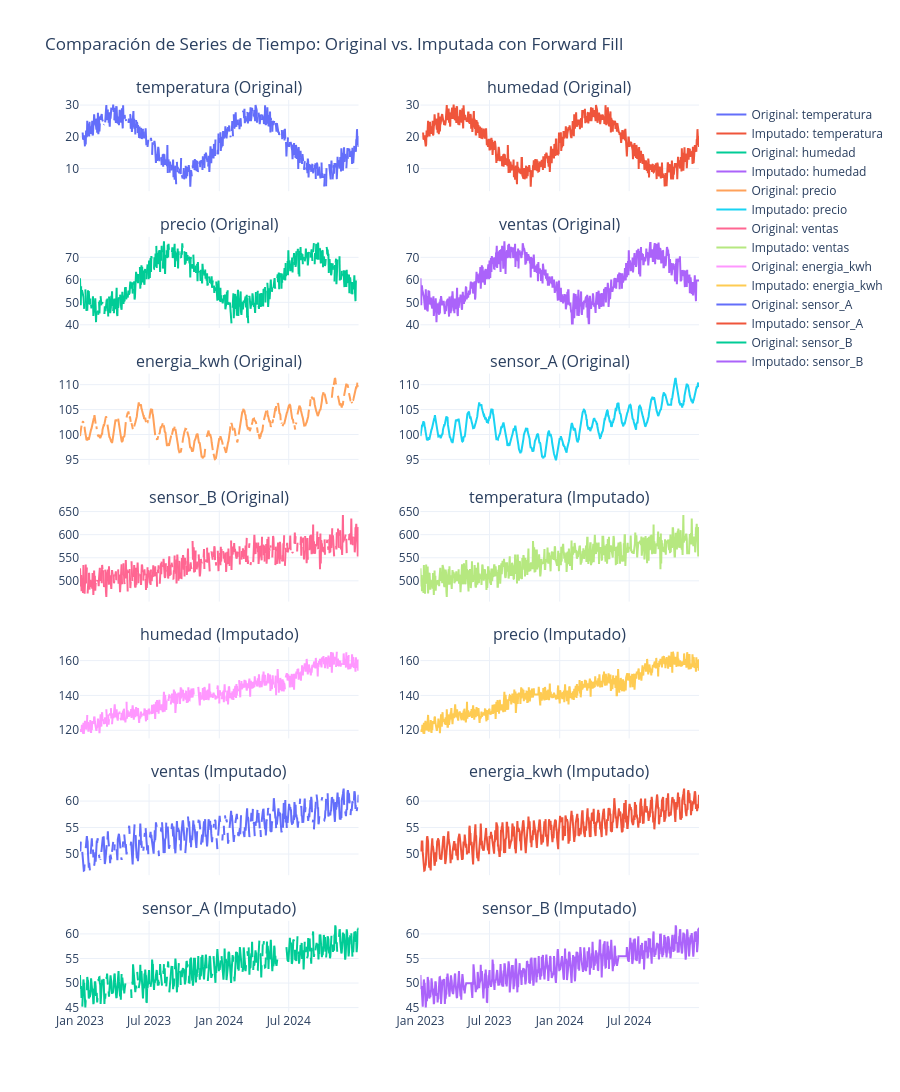

Notebook source saved alongside this figure:
### Markdown cell above
Una vez aplicada la imputación, es crucial visualizar comparativamente los datos originales con los imputados para evaluar visualmente la calidad del método. El siguiente código genera una matriz de subgráficos que permite comparar cada variable antes y después del proceso de imputación.

### Code cell
fig = make_subplots(rows=len(variables_a_imputar), cols=2,
                    subplot_titles=[f'{var} (Original)' for var in variables_a_imputar] +
                                   [f'{var} (Imputado)' for var in variables_a_imputar],
                    horizontal_spacing=0.1, vertical_spacing=0.05,
                    shared_xaxes=True)

for i, var in enumerate(variables_a_imputar):

    fig.add_trace(go.Scatter(x=df.index, y=df[var], mode='lines', name=f'Original: {var}'),
                  row=i+1, col=1)

    fig.add_trace(go.Scatter(x=df_imputado.index, y=df_imputado[var], mode='lines', name=f'Imputado: {var}'),
                  row=i+1, col=2)

fig.update_layout(height=400 * len(variables_a_imputar), showlegend=True,
                  title_text="Comparación de Series de Tiempo: Original vs. Imputada con Forward Fill",
                  template='plotly_white')

fig.show()

### Figure 1 — Plotly figure (JSON) as saved in the notebook; plotly's stock layout.template omitted (floating-point values rounded to 4 significant figures; data arrays with more than 128 entries replaced by an {"elided": "..."} marker saying what was removed)
{"data": [{"mode": "lines", "name": "Original: temperatura", "type": "scatter", "x": {"elided": "731 str values"}, "xaxis": "x", "y": {"elided": "731 float values"}, "yaxis": "y"}, {"mode": "lines", "name": "Imputado: temperatura", "type": "scatter", "x": {"elided": "731 str values"}, "xaxis": "x2", "y": {"elided": "731 float values"}, "yaxis": "y2"}, {"mode": "lines", "name": "Original: humedad", "type": "scatter", "x": {"elided": "731 str values"}, "xaxis": "x3", "y": {"elided": "731 float values"}, "yaxis": "y3"}, {"mode": "lines", "name": "Imputado: humedad", "type": "scatter", "x": {"elided": "731 str values"}, "xaxis": "x4", "y": {"elided": "731 float values"}, "yaxis": "y4"}, {"mode": "lines", "name": "Original: precio", "type": "scatter", "x": {"elided": "731 str values"}, "xaxis": "x5", "y": {"elided": "731 float values"}, "yaxis": "y5"}, {"mode": "lines", "name": "Imputado: precio", "type": "scatter", "x": {"elided": "731 str values"}, "xaxis": "x6", "y": {"elided": "731 float values"}, "yaxis": "y6"}, {"mode": "lines", "name": "Original: ventas", "type": "scatter", "x": {"elided": "731 str values"}, "xaxis": "x7", "y": {"elided": "731 float values"}, "yaxis": "y7"}, {"mode": "lines", "name": "Imputado: ventas", "type": "scatter", "x": {"elided": "731 str values"}, "xaxis": "x8", "y": {"elided": "731 float values"}, "yaxis": "y8"}, {"mode": "lines", "name": "Original: energia_kwh", "type": "scatter", "x": {"elided": "731 str values"}, "xaxis": "x9", "y": {"elided": "731 float values"}, "yaxis": "y9"}, {"mode": "lines", "name": "Imputado: energia_kwh", "type": "scatter", "x": {"elided": "731 str values"}, "xaxis": "x10", "y": {"elided": "731 float values"}, "yaxis": "y10"}, {"mode": "lines", "name": "Original: sensor_A", "type": "scatter", "x": {"elided": "731 str values"}, "xaxis": "x11", "y": {"elided": "731 float values"}, "yaxis": "y11"}, {"mode": "lines", "name": "Imputado: sensor_A", "type": "scatter", "x": {"elided": "731 str values"}, "xaxis": "x12", "y": {"elided": "731 float values"}, "yaxis": "y12"}, {"mode": "lines", "name": "Original: sensor_B", "type": "scatter", "x": {"elided": "731 str values"}, "xaxis": "x13", "y": {"elided": "731 float values"}, "yaxis": "y13"}, {"mode": "lines", "name": "Imputado: sensor_B", "type": "scatter", "x": {"elided": "731 str values"}, "xaxis": "x14", "y": {"elided": "731 float values"}, "yaxis": "y14"}], "layout": {"annotations": [{"font": {"size": 16}, "showarrow": false, "text": "temperatura (Original)", "x": 0.225, "xanchor": "center", "xref": "paper", "y": 1, "yanchor": "bottom", "yref": "paper"}, {"font": {"size": 16}, "showarrow": false, "text": "humedad (Original)", "x": 0.775, "xanchor": "center", "xref": "paper", "y": 1, "yanchor": "bottom", "yref": "paper"}, {"font": {"size": 16}, "showarrow": false, "text": "precio (Original)", "x": 0.225, "xanchor": "center", "xref": "paper", "y": 0.85, "yanchor": "bottom", "yref": "paper"}, {"font": {"size": 16}, "showarrow": false, "text": "ventas (Original)", "x": 0.775, "xanchor": "center", "xref": "paper", "y": 0.85, "yanchor": "bottom", "yref": "paper"}, {"font": {"size": 16}, "showarrow": false, "text": "energia_kwh (Original)", "x": 0.225, "xanchor": "center", "xref": "paper", "y": 0.7, "yanchor": "bottom", "yref": "paper"}, {"font": {"size": 16}, "showarrow": false, "text": "sensor_A (Original)", "x": 0.775, "xanchor": "center", "xref": "paper", "y": 0.7, "yanchor": "bottom", "yref": "paper"}, {"font": {"size": 16}, "showarrow": false, "text": "sensor_B (Original)", "x": 0.225, "xanchor": "center", "xref": "paper", "y": 0.55, "yanchor": "bottom", "yref": "paper"}, {"font": {"size": 16}, "showarrow": false, "text": "temperatura (Imputado)", "x": 0.775, "xanchor": "center", "xref": "paper", "y": 0.55, "yanchor": "bottom", "yref": "paper"}, {"font": {"size": 16}, "showarrow": false, "text": "humedad (Imputado)", "x": 0.225, "xanchor": "center", "xref": "paper", "y": 0.4, "yanchor": "bottom", "yref": "paper"}, {"font": {"size": 16}, "showarrow": false, "text": "precio (Imputado)", "x": 0.775, "xanchor": "center", "xref": "paper", "y": 0.4, "yanchor": "bottom", "yref": "paper"}, {"font": {"size": 16}, "showarrow": false, "text": "ventas (Imputado)", "x": 0.225, "xanchor": "center", "xref": "paper", "y": 0.25, "yanchor": "bottom", "yref": "paper"}, {"font": {"size": 16}, "showarrow": false, "text": "energia_kwh (Imputado)", "x": 0.775, "xanchor": "center", "xref": "paper", "y": 0.25, "yanchor": "bottom", "yref": "paper"}, {"font": {"size": 16}, "showarrow": false, "text": "sensor_A (Imputado)", "x": 0.225, "xanchor": "center", "xref": "paper", "y": 0.1, "yanchor": "bottom", "yref": "paper"}, {"font": {"size": 16}, "showarrow": false, "text": "sensor_B (Imputado)", "x": 0.775, "xanchor": "center", "xref": "paper", "y": 0.1, "yanchor": "bottom", "yref": "paper"}], "height": 2800, "showlegend": true, "title": {"text": "Comparación de Series de Tiempo: Original vs. Imputada con Forward Fill"}, "xaxis": {"anchor": "y", "domain": [0, 0.45], "matches": "x13", "showticklabels": false}, "xaxis10": {"anchor": "y10", "domain": [0.55, 1], "matches": "x14", "showticklabels": false}, "xaxis11": {"anchor": "y11", "domain": [0, 0.45], "matches": "x13", "showticklabels": false}, "xaxis12": {"anchor": "y12", "domain": [0.55, 1], "matches": "x14", "showticklabels": false}, "xaxis13": {"anchor": "y13", "domain": [0, 0.45]}, "xaxis14": {"anchor": "y14", "domain": [0.55, 1]}, "xaxis2": {"anchor": "y2", "domain": [0.55, 1], "matches": "x14", "showticklabels": false}, "xaxis3": {"anchor": "y3", "domain": [0, 0.45], "matches": "x13", "showticklabels": false}, "xaxis4": {"anchor": "y4", "domain": [0.55, 1], "matches": "x14", "showticklabels": false}, "xaxis5": {"anchor": "y5", "domain": [0, 0.45], "matches": "x13", "showticklabels": false}, "xaxis6": {"anchor": "y6", "domain": [0.55, 1], "matches": "x14", "showticklabels": false}, "xaxis7": {"anchor": "y7", "domain": [0, 0.45], "matches": "x13", "showticklabels": false}, "xaxis8": {"anchor": "y8", "domain": [0.55, 1], "matches": "x14", "showticklabels": false}, "xaxis9": {"anchor": "y9", "domain": [0, 0.45], "matches": "x13", "showticklabels": false}, "yaxis": {"anchor": "x", "domain": [0.9, 1]}, "yaxis10": {"anchor": "x10", "domain": [0.3, 0.4]}, "yaxis11": {"anchor": "x11", "domain": [0.15, 0.25]}, "yaxis12": {"anchor": "x12", "domain": [0.15, 0.25]}, "yaxis13": {"anchor": "x13", "domain": [0, 0.1]}, "yaxis14": {"anchor": "x14", "domain": [0, 0.1]}, "yaxis2": {"anchor": "x2", "domain": [0.9, 1]}, "yaxis3": {"anchor": "x3", "domain": [0.75, 0.85]}, "yaxis4": {"anchor": "x4", "domain": [0.75, 0.85]}, "yaxis5": {"anchor": "x5", "domain": [0.6, 0.7]}, "yaxis6": {"anchor": "x6", "domain": [0.6, 0.7]}, "yaxis7": {"anchor": "x7", "domain": [0.45, 0.55]}, "yaxis8": {"anchor": "x8", "domain": [0.45, 0.55]}, "yaxis9": {"anchor": "x9", "domain": [0.3, 0.4]}}}
